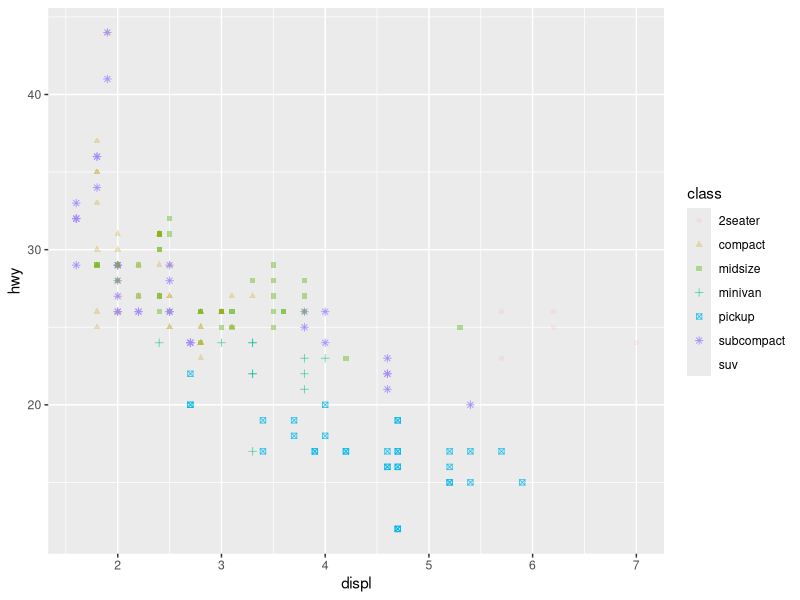
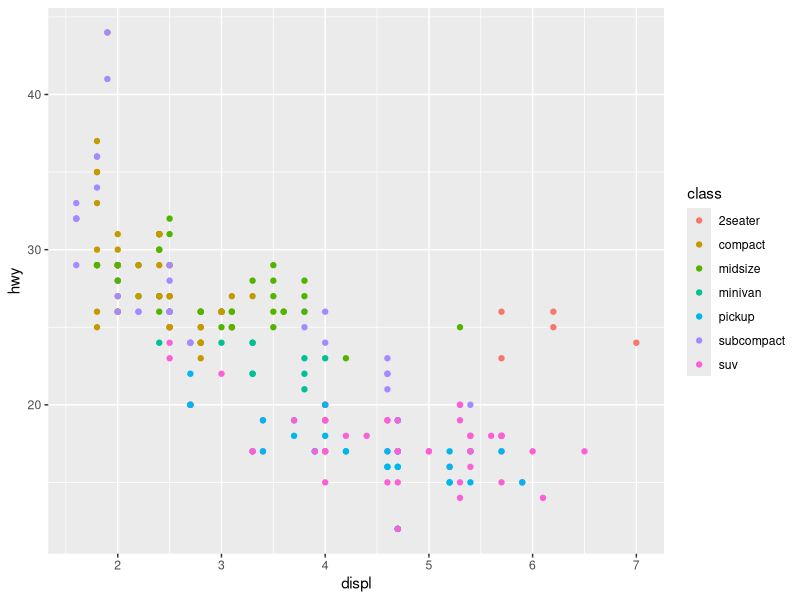
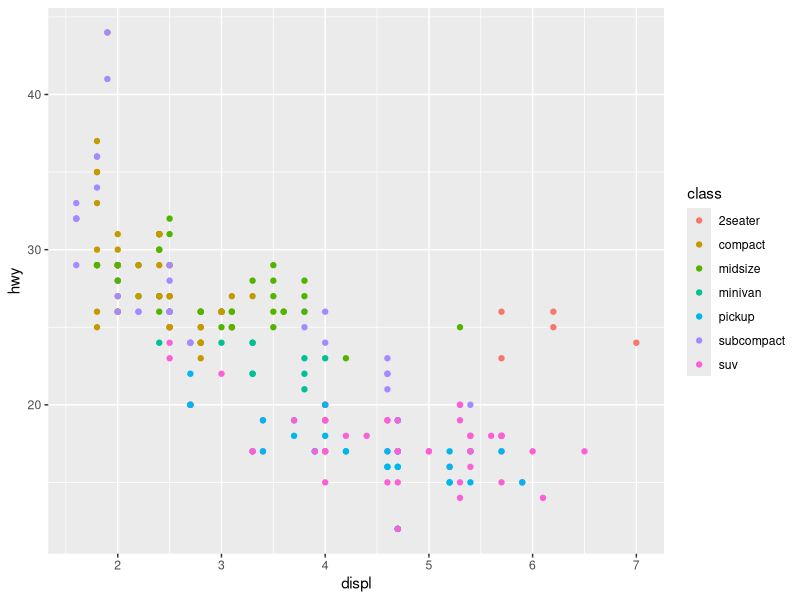
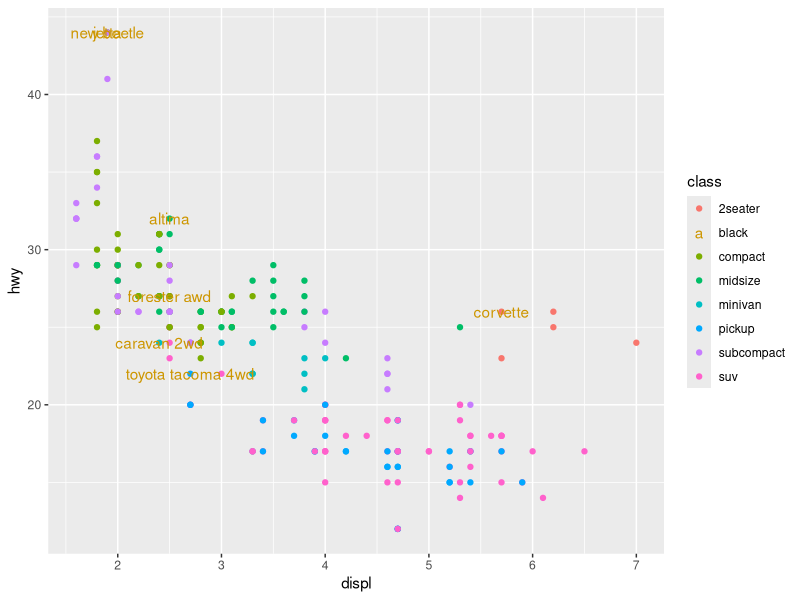
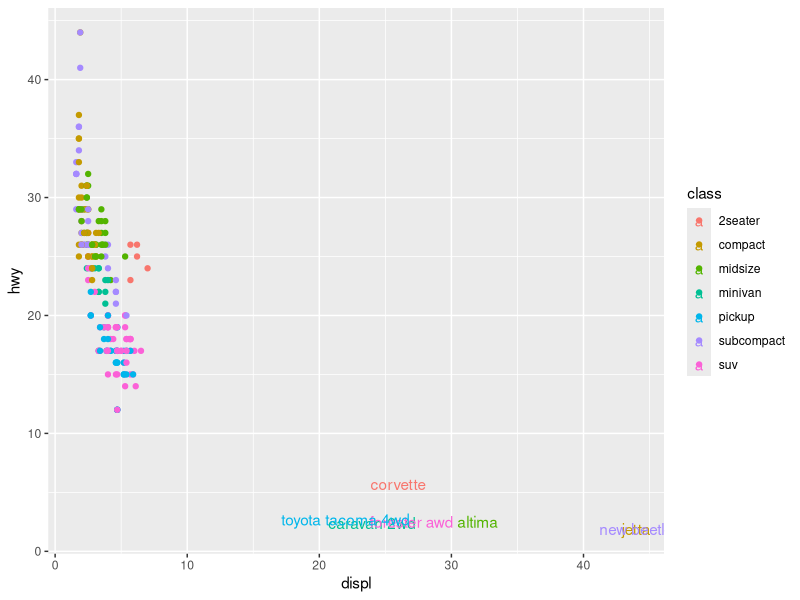
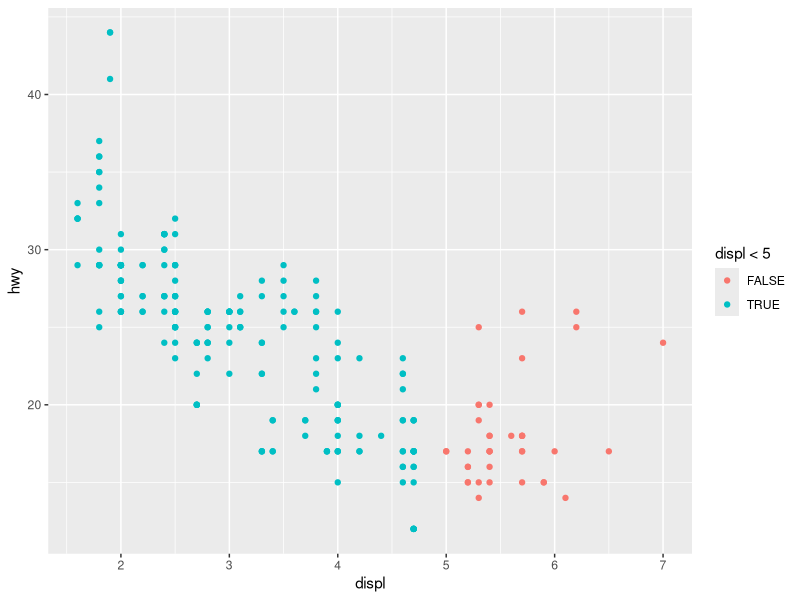
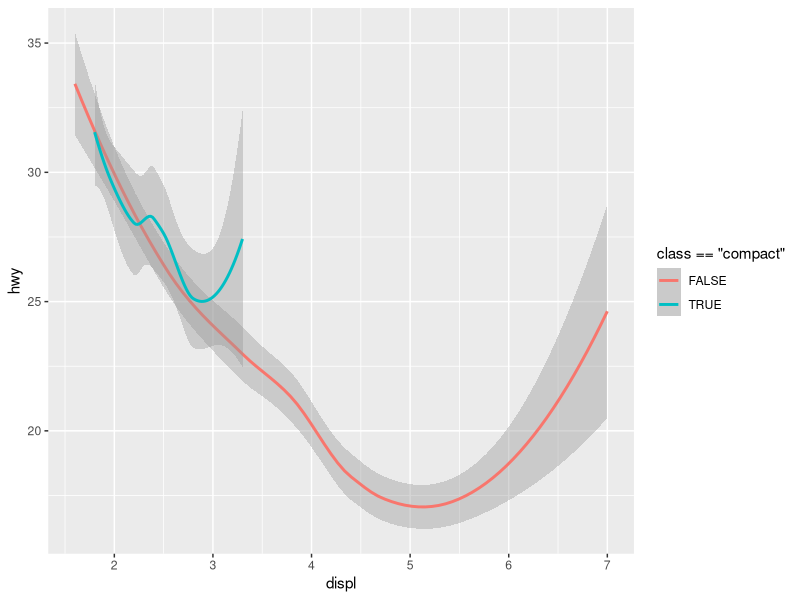
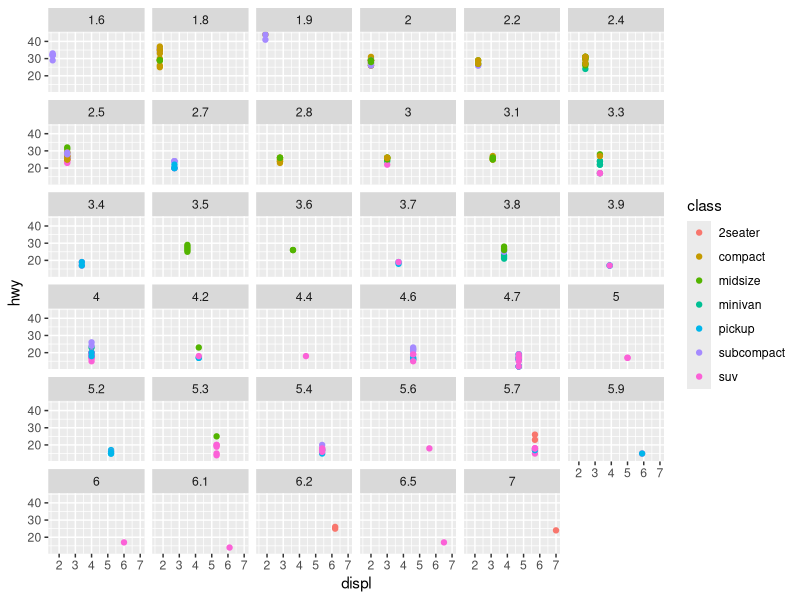

R code for these plots, in order:
## ---- chunk 1
library(tidyverse)
## ---- chunk 2
glimpse(mpg)
?mpg
## ---- chunk 3
ggplot(mpg, aes(x = displ, y = hwy)) +
  geom_point(aes(colour = class, alpha=class, shape=class, fill=class))
## ---- chunk 4
#Case 1
#Just 1 aesthetic
ggplot(mpg) +
 geom_point(aes(x=displ, y =hwy, colour = class))
#2 aesthetics
ggplot(mpg, aes(x = displ, y = hwy)) +
    geom_point(aes(colour = class))

## ---- chunk 5
#Case 2 
best_in_class <- mpg %>%
  group_by(class) %>%
  filter(row_number(desc(hwy)) == 1)
#Multiple aesthetics with no over-riden
ggplot(mpg, aes(x = displ, y = hwy)) +
  geom_point(aes(colour = class)) +
  geom_text(aes(color="black", label = model), data = best_in_class)
#Multiple aesthetics with override
ggplot(mpg, aes(x = displ, y = hwy)) +
  geom_point(aes(colour = class)) +
  geom_text(aes(x=hwy, y=displ,color=class, label = model), data = best_in_class)
## ---- chunk 6
ggplot(mpg) +
 geom_point(aes(x=displ, y =hwy, colour = displ <5 ))
ggplot(mpg) +
 geom_smooth(aes(x=displ, y =hwy, colour = class == "compact" ))

## ---- chunk 7
ggplot(mpg, aes(x = displ, y = hwy)) +
geom_point(aes(colour = class)) + 
facet_wrap(~displ)  

## ---- chunk 8
ggplot(data = mpg) + 
  geom_point(mapping = aes(x = displ, y = hwy)) +
  facet_grid(drv ~ .)

ggplot(data = mpg) + 
  geom_point(mapping = aes(x = displ, y = hwy)) +
  facet_grid(. ~ drv)
## ---- chunk 9
ggplot(data = mpg) + 
  geom_point(mapping = aes(x = displ, y = hwy)) +
  facet_grid(. ~ cyl)
ggplot(data = mpg) + 
  geom_point(mapping = aes(x = displ, y = hwy)) +
  facet_grid(cyl ~ .)
## ---- chunk 10
ggplot(mpg, aes(x = displ, y = hwy)) +
geom_point() +
geom_smooth(se=FALSE) 
## ---- chunk 11
ggplot(mpg, aes(x = displ, y = hwy)) +
geom_point() +
geom_smooth(mapping = aes(group=drv), se=FALSE) 
## ---- chunk 12
ggplot(mpg, aes(x = displ, y = hwy, color=drv)) +
geom_point() +
geom_smooth(mapping = aes(group=drv), se=FALSE) 
## ---- chunk 13
ggplot(mpg, aes(x = displ, y = hwy)) +
geom_point(aes(color=drv)) +
geom_smooth(se=FALSE) 
## ---- chunk 14
ggplot(mpg, aes(x = displ, y = hwy)) +
geom_point(aes(color=drv)) +
geom_smooth(mapping = aes(group=drv, linetype=drv), se=FALSE) 
## ---- chunk 15
ggplot(mpg, aes(x = displ, y = hwy, fill=drv)) +
geom_point(shape=21, color ="white", stroke=4, size=5)
## ---- chunk 16
ggplot(data = mpg, mapping = aes(x = cty, y = hwy))
ggplot(data = mpg, mapping = aes(x = cty)) + geom_bar()
ggplot(data = mpg, mapping = aes(x = cty, y = hwy)) + geom_smooth()
ggplot(data = mpg, mapping = aes(x = cty, y = hwy)) + geom_line() 
